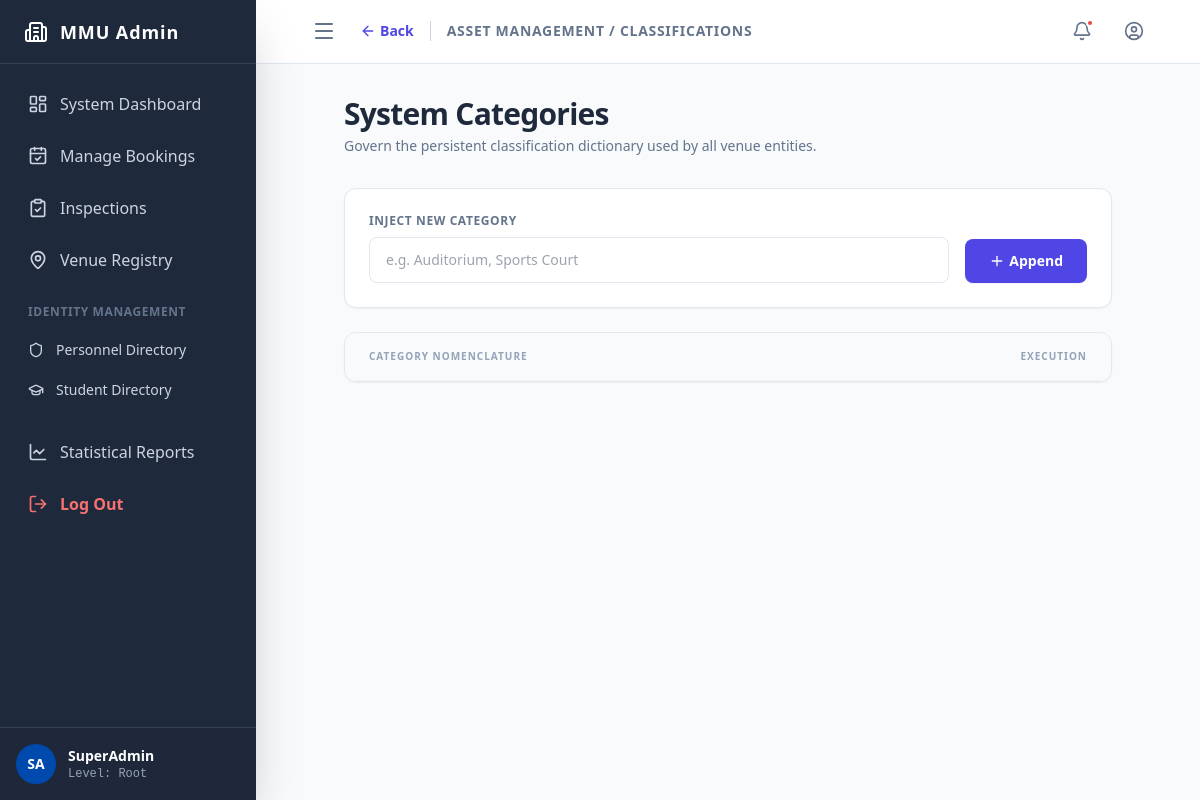
Before: /admin/manage_categories.php (signed in) with the older database file.
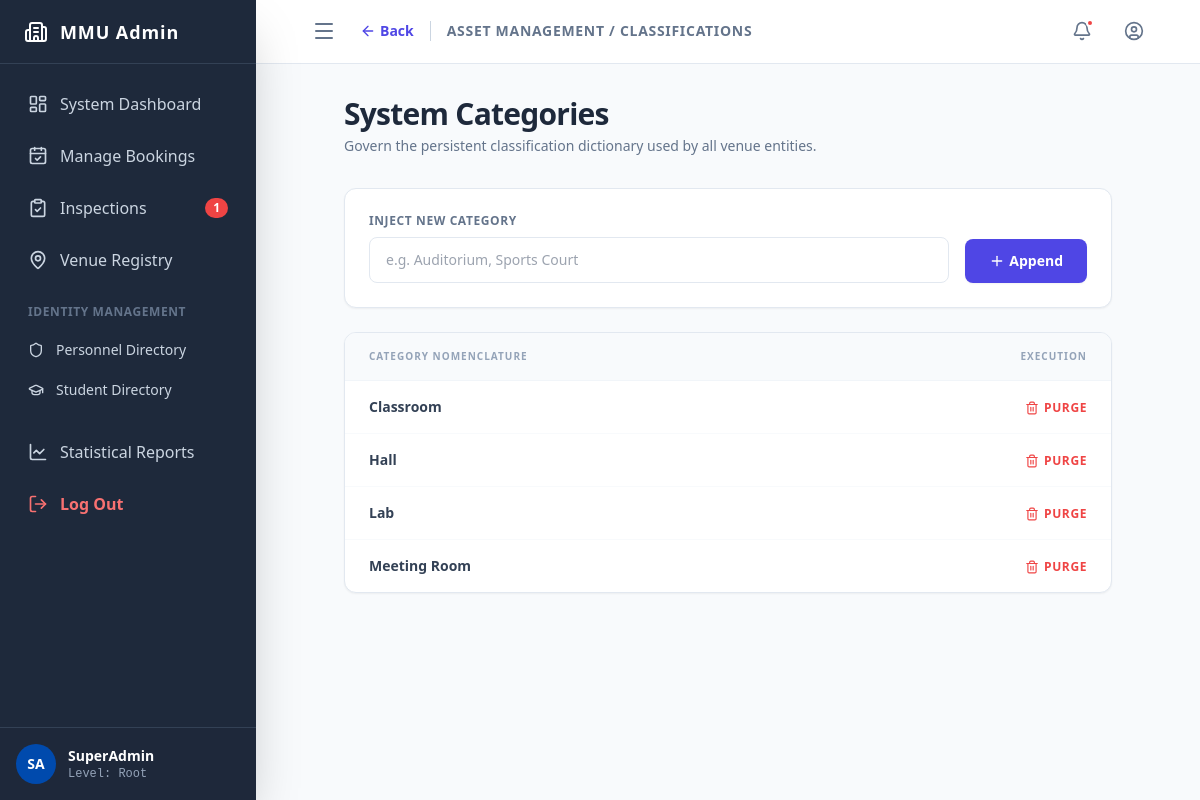
After: the same page with the newer database file.
### tables this page shows
CREATE TABLE `venue_category` (
  `category_name` varchar(50) NOT NULL,
  `created_at` timestamp NOT NULL DEFAULT current_timestamp()
);

### admin/manage_categories.php (the view, shortened to what the changed rows need)
<?php
require_once '../config/db.php';
$result = $conn->query("SELECT * FROM venue_category ORDER BY category_name ASC");
?>
<!DOCTYPE html>
<html lang="en">
<head>
    <script src="https://cdn.tailwindcss.com"></script>
    <link rel="stylesheet" href="layout.css?v=1.2">
</head>
<body class="bg-slate-50 text-slate-800 font-sans antialiased h-screen flex overflow-hidden">
    <?php include('../includes/admin_sidebar.php'); ?>
    <main class="flex-1 flex flex-col h-screen overflow-hidden relative bg-slate-50">
        <header class="h-16 glass-panel border-b border-slate-200 flex items-center justify-between px-6 z-10 shrink-0">
            <?php
            $topbar_content = '
            <div class="flex items-center">
                <a href="manage_venues.php" class="text-sm font-bold text-indigo-600 hover:text-indigo-800 flex items-center mr-4 transition-colors">
                    <i data-lucide="arrow-left" class="w-4 h-4 mr-1"></i> Back
                </a>
                <h2 class="text-sm font-bold text-slate-500 uppercase tracking-wider border-l border-slate-300 pl-4">Asset Management / Classifications</h2>
            </div>';
            include('../includes/admin_topbar.php');
            ?>
        </header>
        <div class="flex-1 overflow-y-auto p-8 scroll-smooth flex justify-center">
            <div class="w-full max-w-3xl">
                <div class="mb-8">
                    <h1 class="text-3xl font-extrabold text-slate-800 tracking-tight">System Categories</h1>
                </div>
                <div class="bg-white rounded-xl shadow-sm border border-slate-200 overflow-hidden">
                    <table class="w-full text-left border-collapse">
                        <thead class="bg-slate-50 text-[10px] text-slate-400 font-black uppercase tracking-widest border-b border-slate-100">
                            <tr>
                                <th class="px-6 py-4">Category Nomenclature</th>
                                <th class="px-6 py-4 text-right">Execution</th>
                            </tr>
                        </thead>
                        <tbody class="text-sm divide-y divide-slate-50">
                            <?php while($row = $result->fetch_assoc()): ?>
                            <tr class="hover:bg-slate-50 transition-colors">
                                <td class="px-6 py-4 font-bold text-slate-700"><?php echo htmlspecialchars($row['category_name']); ?></td>
                                <td class="px-6 py-4 text-right">
                                    <form method="POST" onsubmit="return confirm('Execute deletion protocol for this category?');">
                                        <button type="submit" class="text-red-500 hover:text-red-700 font-bold text-xs uppercase tracking-wider transition">
                                            <i data-lucide="trash-2" class="w-4 h-4 inline pb-0.5"></i> Purge
                                        </button>
                                    </form>
                                </td>
                            </tr>
                            <?php endwhile; ?>
                        </tbody>
                    </table>
                </div>
            </div>
        </div>
    </main>
</body>
</html>

### includes/admin_sidebar.php (shortened to what the changed rows need)
<?php
$current_page = basename($_SERVER['PHP_SELF']);
$pending_inspections_count = 0;
if (isset($conn)) {
    $sql_inspections_count = "SELECT COUNT(*) FROM booking WHERE status = 'completed' AND payment_status = 'paid'";
    $res_inspections = $conn->query($sql_inspections_count);
    if ($res_inspections) {
        $pending_inspections_count = $res_inspections->fetch_row()[0];
    }
}
?>
<aside id="system-sidebar" class="mmu-sidebar bg-mmu-dark text-white flex flex-col shadow-2xl z-20 shrink-0">
    <nav class="flex-1 overflow-y-auto py-4">
        <ul class="space-y-1 px-3">
            <li>
                <a href="inspections.php" class="nav-item flex items-center px-4 py-3 <?php echo ($current_page == 'inspections.php') ? 'bg-mmu-blue' : 'text-slate-300 hover:bg-slate-800'; ?> rounded-lg transition-colors">
                    <i data-lucide="clipboard-check" class="w-5 h-5 shrink-0"></i>
                    <span class="ml-3 font-medium nav-text">Inspections</span>
                    <?php if ($pending_inspections_count > 0): ?>
                        <span class="ml-auto bg-red-500 text-white text-xs font-bold px-2 py-0.5 rounded-full nav-badge"><?php echo $pending_inspections_count; ?></span>
                    <?php endif; ?>
                </a>
            </li>
        </ul>
    </nav>
</aside>

Changed rows visible on the page:
added venue_category: category_name "Classroom"
added venue_category: category_name "Hall"
added venue_category: category_name "Lab"
added venue_category: category_name "Meeting Room"
Other visible differences:
$pending_inspections_count: (not shown) → "1"
